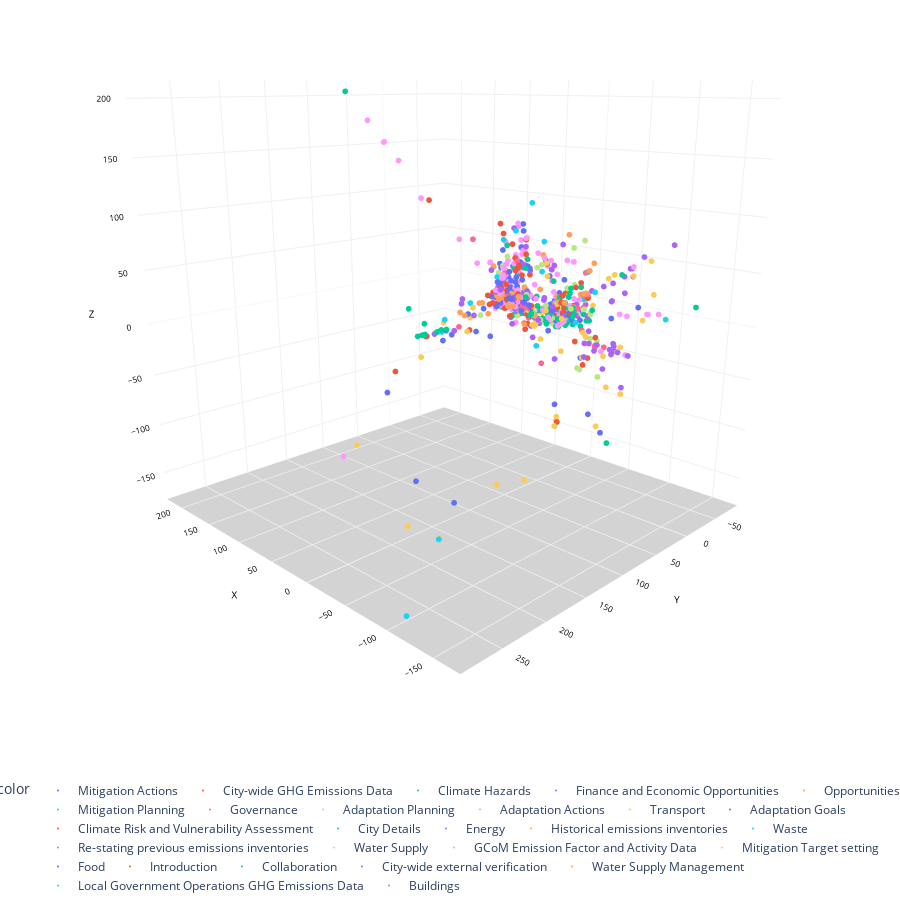

Notebook cell for this chart:
### Code cell
# Create another scatter plot but this time have the color based off sectors. 
## NOTE. DOUBLE CLICK ON THE LABEL FOR 'CLIMATE HAZARDS' and you'll see two (maybe 3) distinct GROUPINGS
fig = px.scatter_3d(cluster_df, 
                   x='X', 
                    y='Y',
                    z='Z',
                    color=y.astype(str),
                    height=900, width=900
                   )

# Update chart looks
fig.update_layout(#title_text="Scatter 3D Plot",
                  showlegend=True,
                  legend=dict(orientation="h", y=0, xanchor="center", x=0.5),
                  scene_camera=dict(up=dict(x=0, y=0, z=1), 
                                        center=dict(x=0, y=0, z=-0.2),
                                        eye=dict(x=-1.5, y=1.5, z=0.5)),
                                        margin=dict(l=0, r=0, b=0, t=0),
                  scene = dict(xaxis=dict(backgroundcolor='white',
                                          color='black',
                                          gridcolor='#f0f0f0',
                                          title_font=dict(size=10),
                                          tickfont=dict(size=10),
                                         ),
                               yaxis=dict(backgroundcolor='white',
                                          color='black',
                                          gridcolor='#f0f0f0',
                                          title_font=dict(size=10),
                                          tickfont=dict(size=10),
                                          ),
                               zaxis=dict(backgroundcolor='lightgrey',
                                          color='black', 
                                          gridcolor='#f0f0f0',
                                          title_font=dict(size=10),
                                          tickfont=dict(size=10),
                                         )))

# Update marker size
fig.update_traces(marker=dict(size=2))

fig.show()
